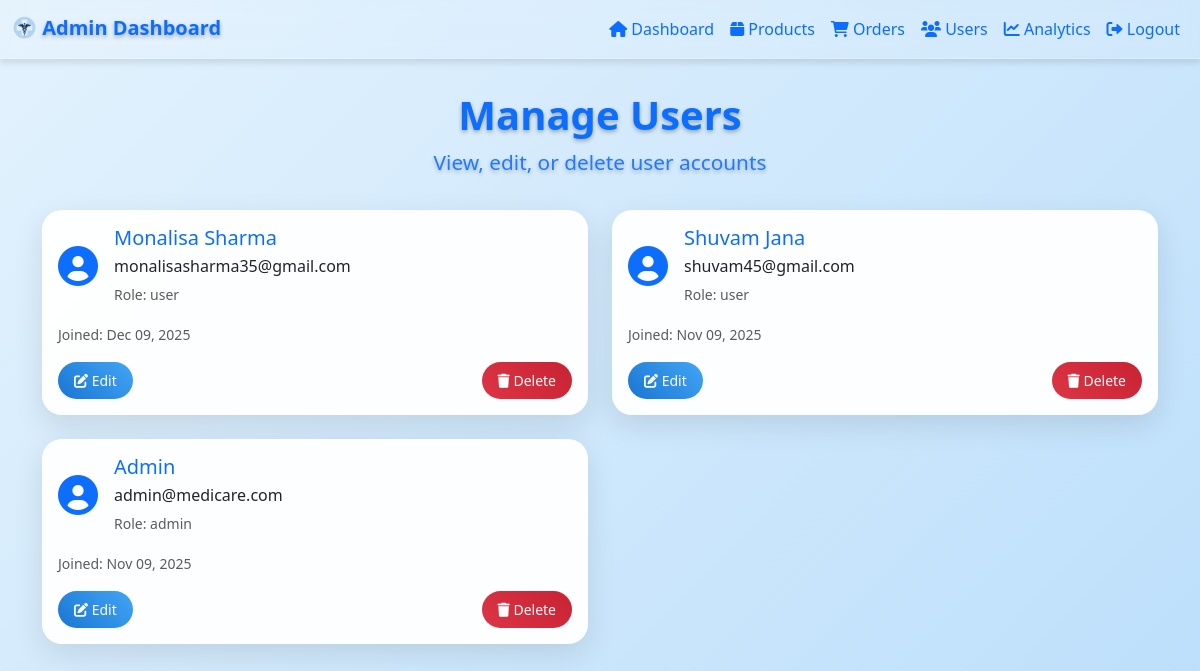
/admin/manage_users.php (signed in), run on the app's committed database.
### tables this page shows
CREATE TABLE `users` (
  `id` int(11) NOT NULL,
  `name` varchar(255) NOT NULL,
  `email` varchar(255) NOT NULL,
  `password` varchar(255) NOT NULL,
  `role` enum('user','admin') DEFAULT 'user',
  `address` text DEFAULT NULL,
  `phone` varchar(20) DEFAULT NULL,
  `created_at` timestamp NOT NULL DEFAULT current_timestamp()
);

### admin/manage_users.php (the view, shortened to what this page needs)
<?php
include '../config/db.php';
$result = $conn->query("SELECT id, name, email, role, created_at FROM users ORDER BY created_at DESC");
$users = [];
if ($result) {
    while ($row = $result->fetch_assoc()) {
        $users[] = $row;
    }
} else {
    $error = "Error fetching users: " . $conn->error;
}
?>
<!DOCTYPE html>
<html lang="en">
<head>
    <link href="https://cdn.jsdelivr.net/npm/bootstrap@5.3.0/dist/css/bootstrap.min.css" rel="stylesheet">
    <link rel="stylesheet" href="https://cdnjs.cloudflare.com/ajax/libs/font-awesome/6.0.0/css/all.min.css">
    <link rel="stylesheet" href="https://cdnjs.cloudflare.com/ajax/libs/animate.css/4.1.1/animate.min.css">
    <link rel="stylesheet" href="../assets/manage_users.css">
</head>
<body>
    <?php include 'header.php'; ?>
    <div class="container dashboard-container">
        <div class="welcome-message animate__animated animate__fadeInUp">
            <h1>Manage Users</h1>
            <p>View, edit, or delete user accounts</p>
        </div>
        <div class="row">
            <?php foreach ($users as $user): ?>
                <div class="col-md-6 mb-4">
                    <div class="card user-card animate__animated animate__zoomIn">
                        <div class="card-body">
                            <div class="d-flex align-items-center mb-3">
                                <i class="fas fa-user-circle card-icon me-3"></i>
                                <div>
                                    <h5 class="card-title mb-1"><?php echo htmlspecialchars($user['name']); ?></h5>
                                    <p class="card-text mb-1"><?php echo htmlspecialchars($user['email']); ?></p>
                                    <small class="text-muted">Role: <?php echo htmlspecialchars($user['role']); ?></small>
                                </div>
                            </div>
                            <p class="card-text"><small class="text-muted">Joined: <?php echo date('M d, Y', strtotime($user['created_at'])); ?></small></p>
                            <div class="d-flex justify-content-between">
                                <a href="edit_user.php?id=<?php echo $user['id']; ?>" class="btn btn-primary btn-sm"><i class="fas fa-edit"></i> Edit</a>
                                <a href="?delete=<?php echo $user['id']; ?>" class="btn btn-danger btn-sm" onclick="return confirm('Are you sure you want to delete this user?')"><i class="fas fa-trash"></i> Delete</a>
                            </div>
                        </div>
                    </div>
                </div>
            <?php endforeach; ?>
        </div>
    </div>
</body>
</html>

### assets/manage_users.css (style rules this page uses)
body { background: linear-gradient(135deg, #e3f2fd 0%, #bbdefb 100%); font-family: 'Segoe UI', Tahoma, Geneva, Verdana, sans-serif; min-height: 100vh; overflow-x: hidden; }
.dashboard-container { margin-top: 2rem; }
.card { background: rgba(255, 255, 255, 0.95); border: none; border-radius: 20px; box-shadow: 0 10px 30px rgba(0, 0, 0, 0.1); transition: all 0.4s cubic-bezier(0.175, 0.885, 0.32, 1.275); overflow: hidden; position: relative; }
.card::before { content: ''; position: absolute; top: 0; left: 0; right: 0; height: 4px; background: linear-gradient(90deg, #1976d2, #42a5f5); transform: scaleX(0); transition: transform 0.3s ease; }
.card-icon { font-size: 2.5rem; color: #0d6efd; transition: all 0.3s ease; }
.card-title { color: #0d6efd; }
.btn-primary { background: linear-gradient(45deg, #1976d2, #42a5f5); border: none; border-radius: 25px; padding: 0.5rem 1rem; transition: all 0.3s ease; position: relative; overflow: hidden; color: #fff; }
.btn-danger { background: linear-gradient(45deg, #dc3545, #c82333); border: none; border-radius: 25px; padding: 0.5rem 1rem; transition: all 0.3s ease; color: #fff; }
.welcome-message { color: #fff; text-align: center; margin-bottom: 2rem; text-shadow: 0 2px 4px rgba(0, 0, 0, 0.3); }
.welcome-message h1 { font-size: 2.5rem; margin-bottom: 0.5rem; font-weight: 600; color: #0d6efd; }
.welcome-message p { font-size: 1.3rem; opacity: 0.9; color: #0d6efd; }

### data on the page
users: name "Monalisa Sharma", email "monalisasharma35@gmail.com", role "user", created_at "Dec 09, 2025"
users: name "Shuvam Jana", email "shuvam45@gmail.com", role "user", created_at "Nov 09, 2025"
users: name "Admin", email "admin@medicare.com", role "admin", created_at "Nov 09, 2025"
